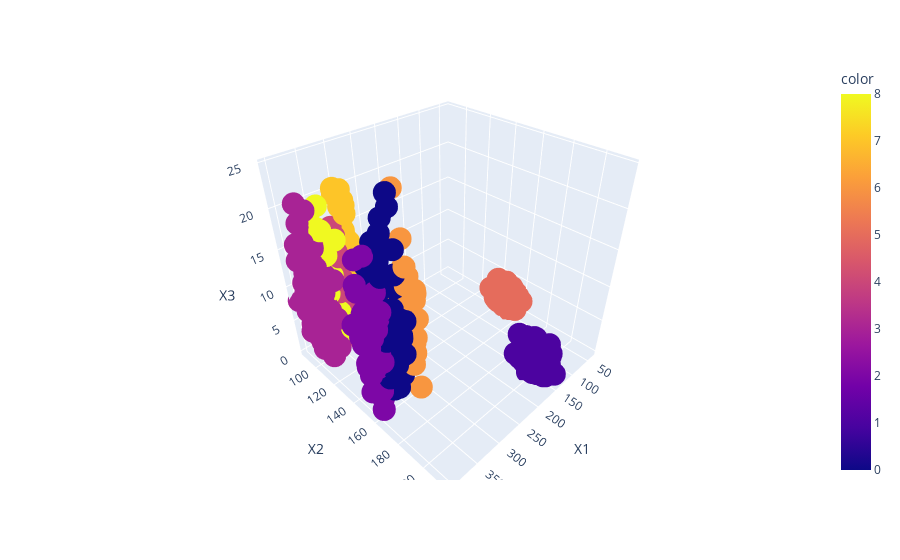

Source (notebook cell):
### Markdown cell above
Tak samo dla 9

### Code cell
model = Birch(n_clusters = 9)
labels = model.fit_predict(data)
fig = px.scatter_3d(data, x='X1', y='X2', z='X3', color = labels)
fig.show()

### Figure 1 — Plotly figure (JSON) as saved in the notebook; plotly's stock layout.template omitted (floating-point values rounded to 4 significant figures; data arrays with more than 128 entries replaced by an {"elided": "..."} marker saying what was removed)
{"data": [{"hovertemplate": "X1=%{x}<br>X2=%{y}<br>X3=%{z}<br>color=%{marker.color}<extra></extra>", "legendgroup": "", "marker": {"color": {"elided": "1000 int values"}, "coloraxis": "coloraxis", "symbol": "circle"}, "mode": "markers", "name": "", "scene": "scene", "showlegend": false, "type": "scatter3d", "x": {"elided": "1000 float values"}, "y": {"elided": "1000 float values"}, "z": {"elided": "1000 float values"}}], "layout": {"coloraxis": {"colorbar": {"title": {"text": "color"}}, "colorscale": [[0, "#0d0887"], [0.1111, "#46039f"], [0.2222, "#7201a8"], [0.3333, "#9c179e"], [0.4444, "#bd3786"], [0.5556, "#d8576b"], [0.6667, "#ed7953"], [0.7778, "#fb9f3a"], [0.8889, "#fdca26"], [1, "#f0f921"]]}, "legend": {"tracegroupgap": 0}, "margin": {"t": 60}, "scene": {"domain": {"x": [0, 1], "y": [0, 1]}, "xaxis": {"title": {"text": "X1"}}, "yaxis": {"title": {"text": "X2"}}, "zaxis": {"title": {"text": "X3"}}}}}
